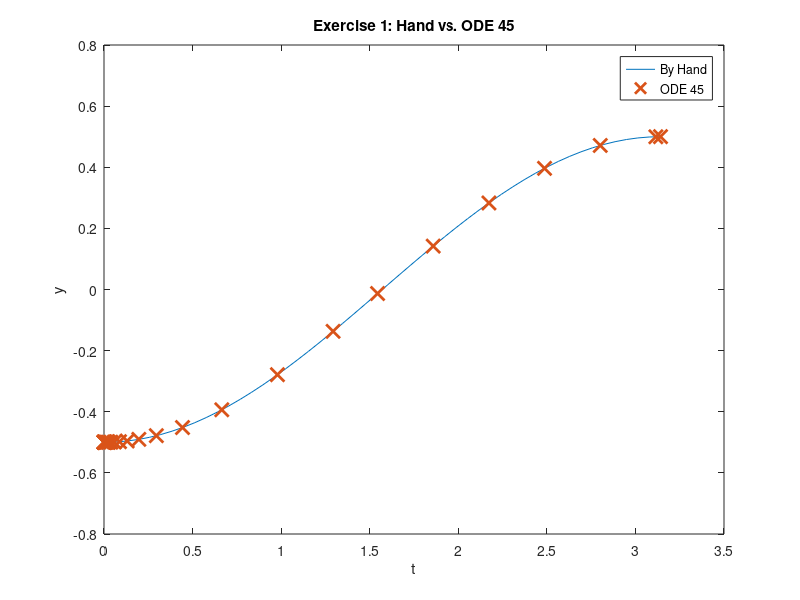

Write MATLAB code to recreate this figure. (Note: this script raises an error after producing the figure.)
%% Integrator Lab: Solving First Order ODEs in MATLAB and Picard Approximation
% This lab will teach you to numerically solve first order ODEs using a built 
% in MATLAB integrator, |ode45|.  |ode45| is a good, general purpose tool for 
% integrating first order equations (and first order systems). It is not always 
% the right algorithm, but it is usually the right algorithm to try first. This 
% lab will also teach you how to manipulate symbolic functions in MATLAB.
% 
% You will learn how to use the |ode45| routine, how to interpolate between 
% points, and how MATLAB handles data structures. You will also learn how to use 
% MATLAB for exact symbolic calculations and write your own Picard approximation 
% code.
% 
% Opening the m-file lab2.m in the MATLAB editor, step through each part using 
% cell mode to see the results. Compare the output with the PDF, which was generated 
% from this m-file.
% 
% There are eight exercises in this lab that are to be handed in at the end 
% of the lab. Write your solutions in the template, including appropriate descriptions 
% in each step. Save the .m file and submit it online using Quercus.
%% Student Information
% Student Name: Jaehah Shin
% 
% Student Number: 1008851137
%% Set up an inline function representation of an ODE and solve it
% MATLAB has many built in routines for solving differential equations of the 
% form
% 
% |y' = f(t,y)|
% 
% We will solve them using |ode45|, a high precision integrator. To do this, 
% we will need to construct an inline function representation of |f|, an initial 
% condition, and specify how far we want MATLAB to integrate the problem. Once 
% we have set these, we pass the information to |ode45| to get the solution.
% 
% For a first example, we will solve the initial value problem
% 
% |y' = y, y(0) = 1|
% 
% which has as its answer |y = e^t|.

% Set up the right hand side of the ODE as an inline function
f = @(t,y) y;

% The initial conditions
t0 = 0;
y0 = 1;

% The time we will integrate until
t1 = 2;

soln = ode45(f, [t0, t1], y0);
%% Examining the output
% When we execute the |ode45|, it returns a data structure, stored in soln. 
% We can see the pieces of the data structure with a display command:

disp(soln);
%% Understanding the components of the solution data structure
% The most important elements of the data structure are stored in the |x| and 
% |y| components of the structure; these are vectors. Vectors |x| and |y| contain 
% the points at which the numerical approximation to the initial vlaue problem 
% has been computed. In other words, |y(j)| is the approximate value of the solution 
% at |x(j)|.
% 
% *NOTE:* Even though we may be studying a problem like |u(t)| or |y(t)|, MATLAB 
% will always use |x| for the independent variable and |y| for the dependent variable 
% in the data structure.
% 
% Pieces of the data structure can be accessed using a period, as in C/C++ or 
% Java. See the examples below:

% Display the values of |t| at which |y(t)| is approximated
fprintf(' Vector of t values: ');
disp(soln.x);
% Display the the corresponding approximatations of |y(t)|
fprintf(' Vector of y values: ');
disp(soln.y);

% Display the approximation of the solution at the 3rd point:
fprintf(' Third element of the vector of t values: %g\n',soln.x(3));
fprintf(' Third element of the vector of y values: %g\n',soln.y(3));
%% Visualizing and comparing the solution
% We can now visualize the solution at the computed data points and compare 
% with the exact solution.

% Construct the exact solution
tt = linspace(0,2,50);
yy = exp(tt);

% Plot both on the same figure, plotting the approximation with x's
plot(tt, yy, soln.x, soln.y, 'x', 'MarkerSize',10, 'LineWidth', 2);
% NOTE: the MarkerSize and LineWidth are larger than their defaults of 6
% and 1, respectively.  This makes the print out more readable.

% Add a label to the axis and a legend
xlabel('t');
legend('Exact', 'Numerical','Location','Best');
%% Exercise 1
% Objective: Solve an initial value problem and plot both the numerical approximation 
% and the corresponding exact solution.
% 
% Details: Solve the IVP
% 
% |y' = y tan t + sin t, y(0) = -1/2|
% 
% from |t = 0| to |t = pi|.
% 
% Compute the exact solution (by hand), and plot both on the same figure for 
% comparison, as above.

% Set up the right hand side of the ODE as an inline function
f = @(t,y) y*tan(t) + sin(t);

% The initial conditions
t0 = 0;
y0 = -1/2;

% The time we will integrate until
t1 = pi;

sol_by_45 = ode45(f, [t0, t1], y0);
disp(sol_by_45);
%      solver: 'ode45'
%    extdata: [1×1 struct]
%          x: [0 0.3142 0.6283 0.9425 1.2566 1.2881 1.3195 1.4765 1.5177 1.5588 1.6491 1.7455 2.0597 2.3739 2.6880 3.0022 3.1416]
%          y: [-0.5000 -0.4755 -0.4045 -0.2939 -0.1545 -0.1395 -0.1243 -0.0471 -0.0266 -0.0060 0.0391 0.0869 0.2348 0.3597 0.4494 0.4951 0.5000]
%      stats: [1×1 struct]
%      idata: [1×1 struct]

% Now solve by hand.

% use integartion factor to solve this. 
% This will lead to y = (sin^2t / 2cost) -0.5 /cost
% (y = sin^2(t)/2cost) + C/cost before putting intinal conditions)
% By solving constant with intial condition yields
% C = -0.5, which will lead to above equation.
tt = linspace(0, pi, 50);
yy = (sin(tt).^2)./(2*cos(tt)) - 0.5./(cos(tt));



% Plot both on the same figure, plotting the approximation with x's
plot(tt, yy, sol_by_45.x, sol_by_45.y, 'x', 'MarkerSize',10, 'LineWidth', 2);
% NOTE: the MarkerSize and LineWidth are larger than their defaults of 6
% and 1, respectively.  This makes the print out more readable.

% Add a label to the axis and a legend
xlabel('t');
ylabel("y");
legend('By Hand', 'ODE 45','Location','Best');
title("Exercise 1: Hand vs. ODE 45")


%% 
% Your submission should show the construction of the inline function, the use 
% of ode45 to obtain the solution, a construction of the exact solution, and a 
% plot showing both. In the comments, include the exact solution.
% 
% Label your axes and include a legend.
%% Computing an approximation at a specific point
% As you should be able to see by examining |soln.x|, ode45 returns the solution 
% at a number of points between |t0| and |t1|. But sometimes we want to know the 
% solution at some intermediate point.
% 
% To obtain this value, we need to interpolate it in a consistent way. Fortunately, 
% MATLAB provides a convenient function, |deval|, specifically for this.

% Compute the solution at t = .25:
deval(soln, .25)

% Compute the solution at t = 1.6753:
fprintf(' Solution at 1.6753: %g\n', deval(soln, 1.6753));

% Compute the solution at 10 grid points between .45 and 1.65:
tinterp = linspace(.45, 1.65, 10);
deval(soln, tinterp)

% Alternatively:
deval(soln, linspace(.45, 1.65, 10))
%% Exercise 2
% Objective: Interpolate a solution at a number of grid points

hi = deval(sol_by_45, linspace(2,3,10))
disp(hi);

% double check where the bottom colum come from 
%% 
% Details: For the solution you computed in exercise 1, use deval to compute 
% the interpolated values at 10 grid points between 2 and 3.
%% Errors, Step Sizes, and Tolerances
% As you may have noticed, in contrast to the IODE software, at no point do 
% we set a step size for our solution. Indeed, the step size is set adaptively 
% to conform to a specified error tolerance.
% 
% Roughly speaking, given the solution at |(t_j, y_j)|, |ode45| computes two 
% approximations of the solution at |t_{j+1} = t_j + h|; one is of greater accuracy 
% than the other. If the difference is below a specified tolerance, the step is 
% accepted and we continue. Otherwise the step is rejected and the smaller step 
% size, |h|, is used; it is often halved.
% 
% We can compute the global truncation error at each solution point, figure 
% out the maximum error, and visualize this error (on a linear-log scale):

% Compute the exact solution
yexact = exp(soln.x);

% Compute the pointwise error; note the use of MATLAB's vectorization
err = abs(yexact - soln.y);

disp(err);

fprintf('maximum error: %g \n', max(err));

semilogy(soln.x, err, 'LineWidth', 2);
xlabel('t');
ylabel('error');
%% Exercise 3
% Objective: Examine the error of a solution generated by |ode45|

% computing the exact solutino:
yexact = (sin(sol_by_45.x).^2)./(2*cos(sol_by_45.x)) - 0.5./(cos(sol_by_45.x));

% Error?
ERROR = abs(yexact - sol_by_45.y);
disp(ERROR);
fprintf("Maximum ERROR: %g \n", max(ERROR));
% Maximum ERROR: 1.8068e-05 

% Error is largest at that point near t = 1.5,
% the reason because it has the largest error is as at @ 1.5s is the rate of
% chage of the derivate is the higest. Smaller steps
% sizes are required to reduce the error. 
semilogy(sol_by_45.x, ERROR, "LineWidth", 2);
xlabel("t");
ylabel("ERROR");
title("Exercise 3")
%% 
% Details: For your solution to exercise 1, compute the pointwise error, identify 
% the maximum value of the error, and visualize the error on a linear-log plot 
% (use semilogy to plot the log of the error vs. t). Write in the comments where 
% the error is largest, and give a brief (1-2 sentences) explanation of why it 
% is largest there. Make sure to label your axes.
%% Exercise 4
% Objective: Solve and visualize a nonlinear ode using ode45
% 
% Details: Solve the IVP
% 
% |y' = 1 / y^2 , y(1) = 1|
% 
% from |t=1| to |t=10| using |ode45|. Find the exact solution and compute the 
% maximum pointwise error. 
% 
% Then plot the approximate solution and the exact solution on the same axes. 
% --> I plotted

f = @(t,y) 1/(y^2)
% The initial conditions
t0 = 1;
y0 = 1;
% The time we will integrate until
t1 = 10;
sol_45 = ode45(f, [t0, t1], y0);
disp(sol_45);
% Now solve by hand.
% This is seperable integration, therefore, its bit easier to solve.
% move around around till getting (y^3)/3 = x + C
%y^3 = 3x + 3c
% y = (3x + 3c)^ 1/3
% put initial conditions:
% c = -2/3
% Therefore, solution is y = (3x-2)^(1/3)
t_t = linspace(1, 10, 50);
y_y = (3*t_t-2).^(1/3);
plot(t_t, y_y, sol_45.x, sol_45.y, 'x', 'MarkerSize',10, 'LineWidth', 2);
legend('By Hand', 'ODE 45','Location','Best');
title("Exercise 4")
% NOW MAXIMUM
yexact_hi = ((3*(sol_45.x)-2)).^(1/3);
ERROR1 = abs(yexact_hi - sol_45.y)
disp(ERROR1);
fprintf("Maximum ERROR: %g \n", max(ERROR1));
% Maximum ERROR: 0.0017118 
% Add a label to the axis and a legend
xlabel('t');
ylabel("y");
%% 
% Your solution should show the definition of the inline function, the computation 
% of its solution in this interval, the computation of the exact solution at the 
% computed grid points, the computation of the maximum error, and a plot of the 
% exact and approximate solutions.

%Your axes should be appropriately labeled and include a legend.
%% Exercise 5
% Objective: Solve and visualize an ODE that cannot be solved by hand with |ode45|.
% 
% Details: Solve the IVP
% 
% |y' = 1 - t y / 2, y(0) = -1|
% 
% from |t=0| to |t=10|

f = @(t,y) 1-t*y/2;
% The initial conditions
t0 = 0;
y0 = -1;
t1 = 10;
sol45 = ode45(f, [t0, t1], y0);
plot(sol45.x, sol45.y, 'LineWidth', 2);
xlabel("t")
ylabel("y")
title("Exercise 5")
legend("By ODE45")
%% 
% Your solution should show you defining the inline function, computing the 
% solution in this interval, and plotting it.
% 
% Your axes should be appropriately labeled
%% Exercise 6 - When things go wrong
% Objective: Solve an ode and explain the warning message
% 
% Details: Solve the IVP:
% 
% |y' = y^3 - t^2, y(0) = 1|
% 
% from |t=0| to |t=1|.

f = @(t,y) y.^3 -t.^2;
t0 = 0;
y0 = 1;
t1 = 1;
so_l45 = ode45(f, [t0, t1], y0);
disp(so_l45);
plot(so_l45.x, so_l45.y, 'LineWidth', 2);
xlabel("t")
ylabel("y")
title("Exercise 6")
legend("By ODE45")
% when it goes a little bit above 0.5, it goes up to 
% ~10.^7
% The reason why this generates error message: 
% is because the from looking at iode, I can see that discontinuity at
% time t = 0.5 The solution of the curve becomes really stiff around that
% time will small step size. Therefore, this can't integrate properly. The
% reason why this became this can be "x^3" rate of change is too stiff. 
%% 
% Your solution should show you defining the inline function, and computing 
% the solution in this interval.
% 
% If you try to plot the solution, you should find that the solution does not 
% make it all the way to t = 1.
% 
% In the comments explain why MATLAB generates the warning message that you 
% may see, or fails to integrate all the way to t=1. HINT: Try plotting the direction 
% field for this with IODE.
%% Using symbolic variables to define functions
% We can define symbolic variables to let MATLAB know that these variables will 
% be used for exact computations

% Start by defining the variables as symbolic
syms t s x y

% Define a function by simply writing its expression

f = cos(t)
g = sin(t)
h = exp(2*x)

% We can manipulate these functions

simplify(f^2+g^2)
diff(h)

% We can plot a function defined symbolically using the command |ezplot|.
% Learn about the command |ezplot|:

help ezplot

% Plot the function |f(t)| and |h(x)|

ezplot(f)
ezplot(h)
%% 
% If we try to evaluate the function |f(0)|, we get an error message.
% 
% The symbolic variables are not meant to be used to evaluate functions, but 
% to manipulate functions, compute derivatives, etc. To evaluate a function using 
% symbolic variables is a little cumbersome:

% We need to substitute the variable by a value:

subs(f,t,pi)
%% 
% This expression means: In the expression |f|, substitute the variable |t| 
% by the number |pi|.

% If we use a value where the cosine does not have a "nice" expression, we
% need to approximate the result:

subs(f,t,2)

% We need to use the command |eval|

eval(subs(f,t,2))
%% Exercise 7
% Objective: Define a function using symbolic variables and manipulate it.
% 
% Details: Define the function |f(x) = sin(x)cos(x)|
% 
% Use MATLAB commands to obtain a simpler form of this function, compute value 
% of this function for |x=pi/4| and |x=1|, and plot its graph.

% Start by defining the variables as symbolic
syms hi f x

% Define a function by simply writing its expression

f = sin(x)*cos(x)
% We can manipulate these functions

hi = simplify(f)

% Evaulate value at pi/4
subs(hi, x, pi/4)
% sym(1/2)
% Evaulate value at 1
eval(subs(hi, x, 1))
% ans = 0.4546

ezplot(hi)

%% Obtaining Picard approximations
% Consider an initial value problem
% 
% |y' = 1 + y| |y(0) = 0|
% 
% First we need to define the variables we will be using

syms t s y;

% We then need to define the function f

hi = 1+y; % we define it without the @(t,y) because it is a symbolic function

% We set up our initial approximation phi_0 = 0:

phi=[sym(0)];   % we will keep a list with all the approximations
phi

% Set up a loop to get successive approximations using Picard iterations

N=5;

for i = 1:N
    func=subs(hi,y,phi(i));    % prepare function to integrate: y -> previous phi
    func=subs(func,t,s);      % variable of integration is s, so we need to change
    % t -> s
    
    newphi = int(func, s, 0 ,t);   % integrate to find next approximation
    
    phi=cat(2,phi,[newphi]);       % update the list of approximations by adding new phi
end

% Show the last approximation

phi(N+1)

% Plot the approximation just found

picard=ezplot(phi(N+1),[0,5]);
set(picard,'Color','green');         % set the color of the graph to green

% In this case, the exact solution is
%
% |y=e^t-1|
%
% Compare the approximation and the exact solutions

hold on;
exact=ezplot(exp(t)-1,[0,5]);

xlabel('t');
ylabel('y');
title('Picard Approximations');
legend('Picard Approximation', 'Exact Solution','Location','NorthWest');
%% Exercise 8
%%
% 
%  Objective: Solve your own Picard Approximation and compare it to the
%  exact solution.
%
%%
% 
%  Details: Consider the IVP
%     | y' = 1+y^2|
%     | y(0) = 1 |
%

clear;
clf;
syms t s y;

lol = 1+y.^2; 

% We set up our initial approximation phi_hi = 1:
phi_hi = sym(1)
% In terms of efficiency, don't store old phis 

% Set up a loop to get successive approximations using Picard iterations
N=5; % To get phi_hi_5

for i = 1:N
    func=subs(lol,y,phi_hi);   
    func=subs(func,t,s);     
    phi_hi = 1 + int(func, s, 0 ,t);   % integrate to find next approximation
end

% Show the last approximation

phi_hi
% Plot the approximation just found

picard=ezplot(phi_hi,[0,2]);
set(picard,'Color','green');         % set the color of the graph to green

hold on;
exact=ezplot(tan(pi/4 + t),[0,2]);
hold off;
xlabel('t');
ylabel('y');
title('Exerciese 8: Picard Approximations');
legend('Picard Approximation', 'Exact Solution','Location','NorthWest');
%% 
% Find the Picard approximation phi_5. For better efficiency, do not keep all 
% the previous approximations.
% 
% Compute the exact solution (by hand), and plot both on the same figure for 
% comparison, as above.
% 
% Label your axes and include a legend.
% 
% HINT. The initial condition has 1 instead of 0, so the Picard method needs 
% to be adapted.